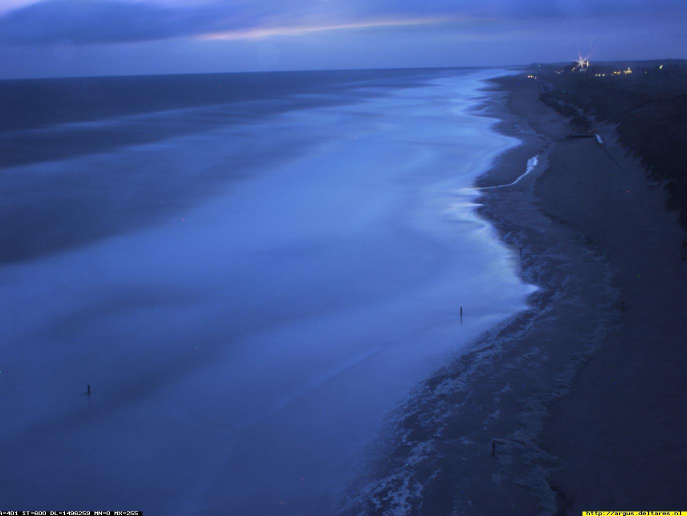
%> input picture Beach.jpg, 1373 x 1031 px (shown at 1/2 size)
$ octave SelfBeachColor.m   (GNU Octave 9; MATLAB toolbox functions it lacks are replaced by stand-ins)
%> lines starting %> are read from the running program, lines starting %| are printed output that depends on the picture


clc; clear all; close all;
% Solve a Clustering Problem with a Self-Organizing Map
% Script generated by NCTOOL
%
% This script assumes these variables are defined:
%
%   simpleclusterInputs - input data.
I=imread('Beach.jpg');
%> I is the input picture: size 1031x1373x3 uint8; mean R, G, B 57.7, 80.7, 140.6
I = imresize(I,0.5);
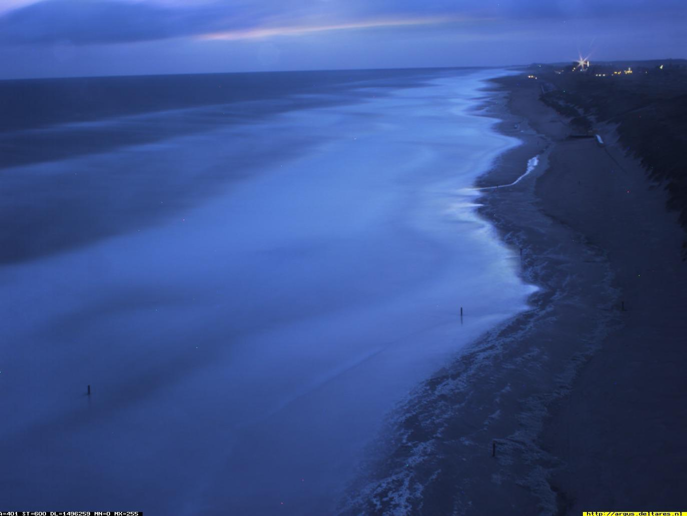
%> I: size 516x687x3 uint8; mean R, G, B 57.7, 80.7, 140.6

% I=rgb2gray(I);
I1=I(:,:,1);
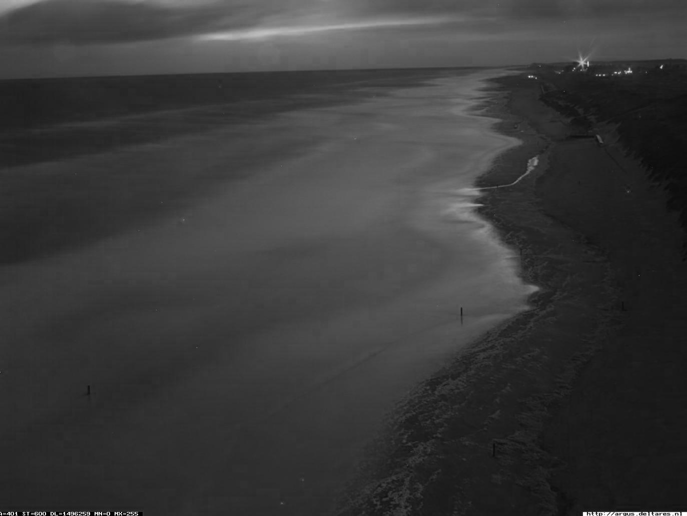
%> I1: size 516x687 uint8; min 0, max 255, mean 57.7
%Label Every Pixel in the Image Using the Results from KMEANS
nrows=size(I1,1);
%> nrows = 516
ncols=size(I1,2);
%> ncols = 687

I1=reshape(I1,1,[]);
I1=double(I1);
 normA = (I1-min(I1(:))) ./ (max(I1(:))-min(I1(:)));

 I2=I(:,:,2);
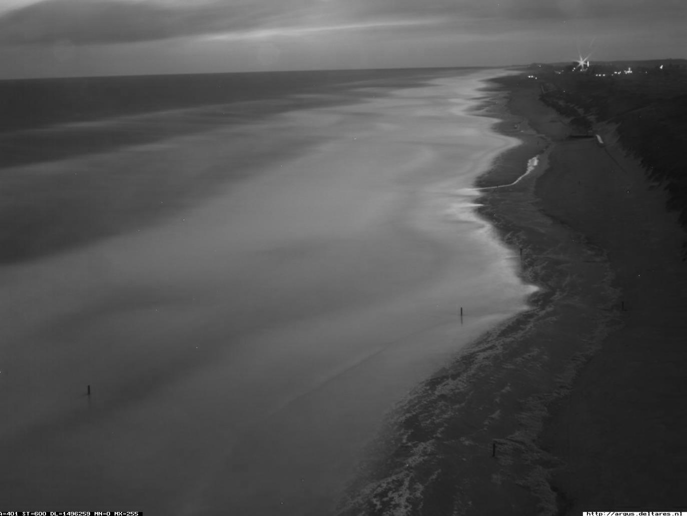
%> I2: size 516x687 uint8; min 0, max 255, mean 80.7
I2=reshape(I2,1,[]);
I2=double(I2);
 normB = (I2-min(I2(:))) ./ (max(I2(:))-min(I2(:)));

  I3=I(:,:,3);
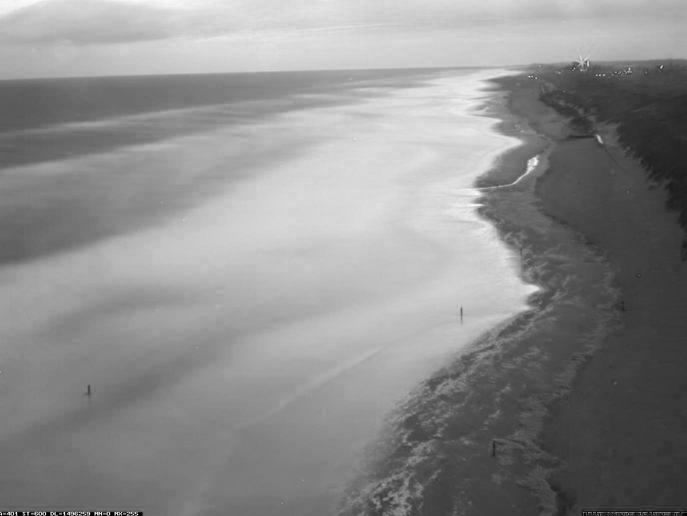
%> I3: size 516x687 uint8; min 0, max 251, mean 140.6
I3=reshape(I3,1,[]);
I3=double(I3);
 normC = (I3-min(I3(:))) ./ (max(I3(:))-min(I3(:)));


 % [16 lines of commented-out code are left out]


inputs=[normA;  normB;  normC];

%%inputs = simpleclusterInputs;

% Create a Self-Organizing Map
dimension1 = 2;
dimension2 = 2;
%> (the run ends here)

$ run again, with 6175777_bf5160f168.jpg copied over Beach.jpg
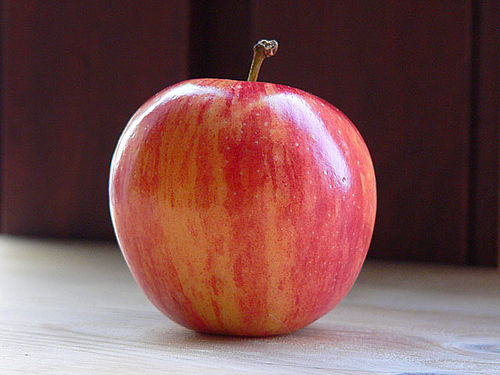
%> input picture 6175777_bf5160f168.jpg, 500 x 375 px
%> I is the input picture: size 375x500x3 uint8; mean R, G, B 122.3, 80, 79.6
%> I: size 188x250x3 uint8
%> `I1=I(:,:,1);`:
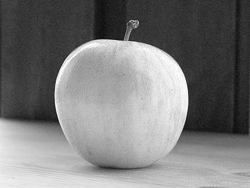
%> I1: size 188x250 uint8; min 10, max 255, mean 122.3
%> `I3=I(:,:,3);`:
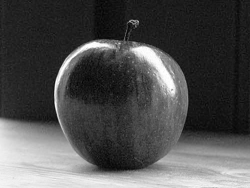
%> I3: size 188x250 uint8; min 2, max 255, mean 79.6

$ run again, with 987607-butterfly.jpg copied over Beach.jpg
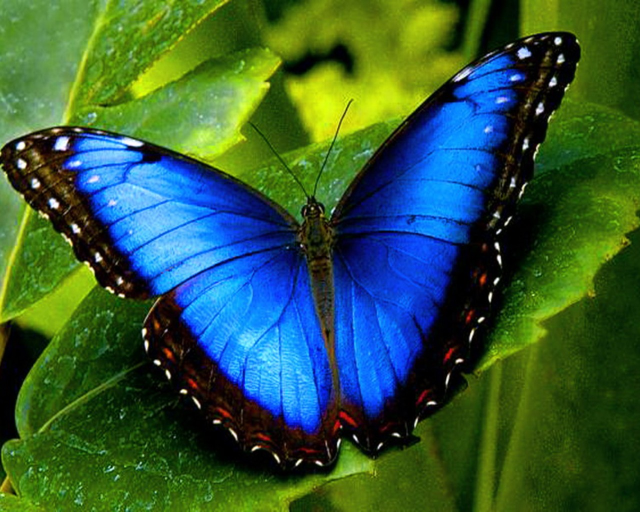
%> input picture 987607-butterfly.jpg, 1280 x 1024 px (shown at 1/2 size)
%> I is the input picture: size 1024x1280x3 uint8; mean R, G, B 52, 90.3, 60.4
%> I: size 512x640x3 uint8
%> `I2=I(:,:,2);`:
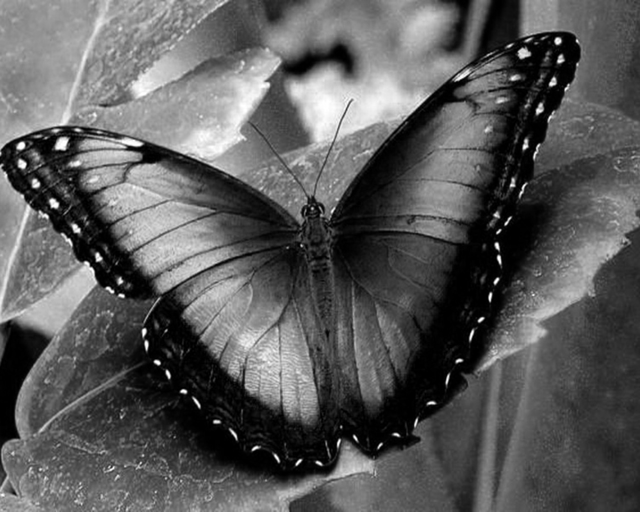
%> I2: size 512x640 uint8; min 0, max 255, mean 90.3
%> `I3=I(:,:,3);`:
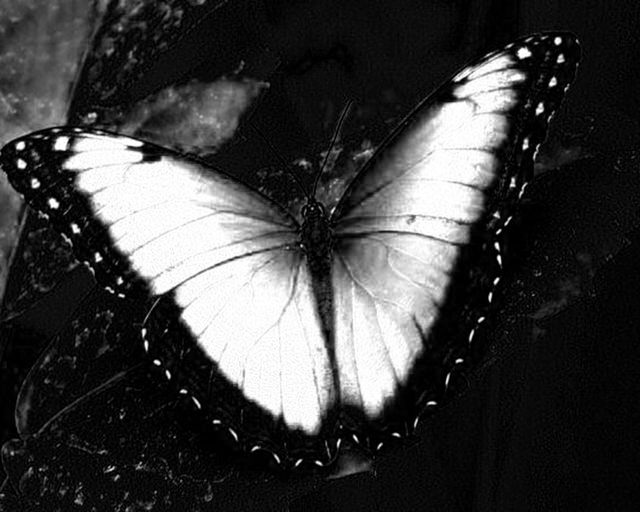
%> I3: size 512x640 uint8; min 0, max 255, mean 60.4
